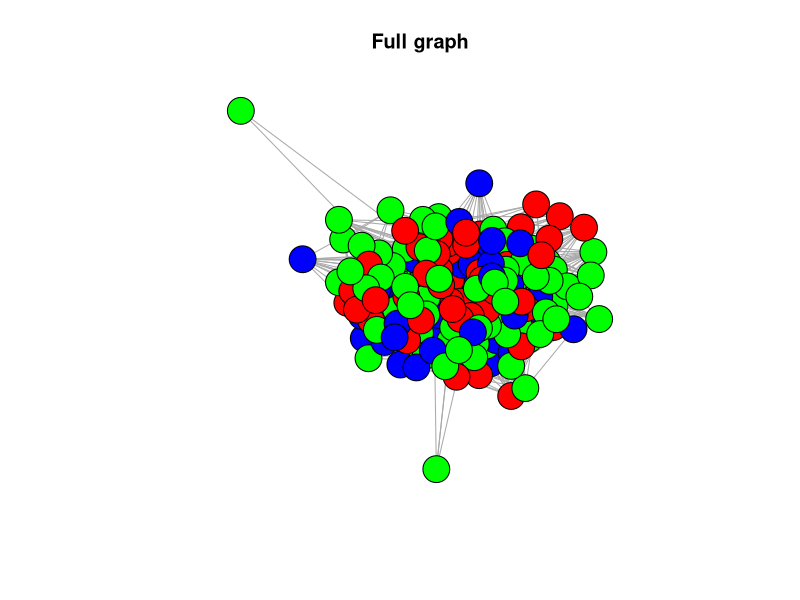
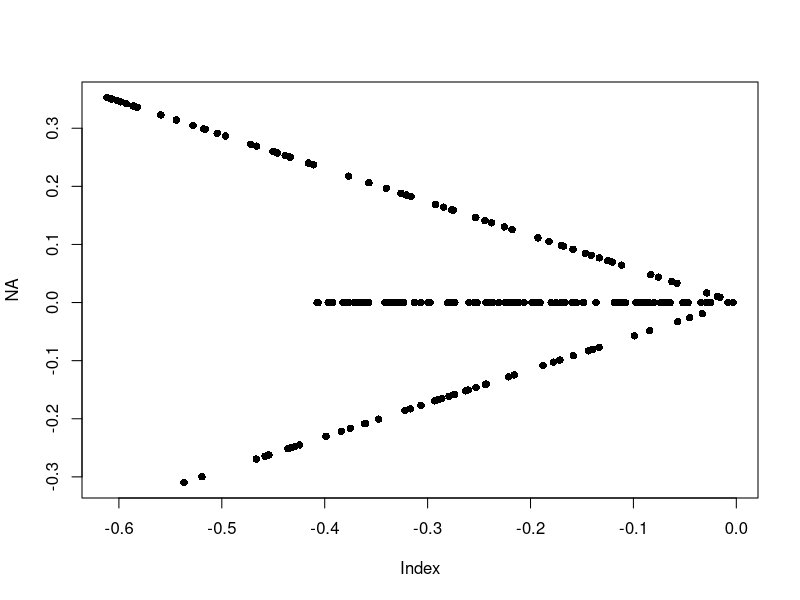

Write R code to recreate these figures, in order.
rm(list=ls())

decompose <- function(B, tol = 1e-6){
  eig <- eigen(B)
  eig_val <- sqrt(abs(eig$values))
  pos_idx <- which(eig$values >= tol)
  neg_idx <- which(eig$values <= -tol)

  lis <- list(positive = matrix(0, length(pos_idx), nrow(B)),
              negative = matrix(0, length(neg_idx), nrow(B)))

  for(i in 1:nrow(B)) {
    lis$positive[,i] <- eig_val[pos_idx] * eig$vectors[i,pos_idx]
    lis$negative[,i] <- eig_val[neg_idx] * eig$vectors[i,neg_idx]
  }

  lis
}

generate_latent <- function(res, proportion, n){
  lapply(1:n, function(x){
    idx <- sample(1:length(proportion), 1, prob = proportion)
    scalar <- runif(1, 0, 1)
    vec <- list(positive = scalar*res$positive[,idx], negative = scalar*res$negative[,idx],
                class = idx)
  })
}

inner_prod <- function(vec1, vec2){
  pos <- ifelse(length(vec1$positive) > 0, vec1$positive%*%vec2$positive, 0)
  neg <- ifelse(length(vec1$negative) > 0, vec1$negative%*%vec2$negative, 0)
  tmp <- as.numeric(sqrt(pos + neg))

  stopifnot(0 <= tmp, tmp <= 1)

  tmp
}

generate_graph <- function(dat){
  n <- length(dat)
  adj <- matrix(0, n, n)
  for(i in 1:(n-1)){
    for(j in (i+1):n){
      adj[i,j] <- rbinom(1, 1, inner_prod(dat[[i]], dat[[j]]))
      adj[j,i] <- adj[i,j]
    }
  }

  adj
}

##########
proportion <- c(0.3, 0.3, 0.4)
B <- matrix(c(1/4, 1/2, 1/4, 1/2, 1/4, 1/4, 1/4, 1/4, 1/6), 3, 3)
#B <- matrix(c(3/4, 1/4, 1/4, 1/4, 3/4, 1/4, 1/4, 1/4, 3/4), 3, 3)

set.seed(10)
res <- decompose(B)
dat <- generate_latent(res, proportion, 200)
adj <- generate_graph(dat)

library(igraph)
g <- igraph::graph_from_adjacency_matrix(adj, mode = "undirected")

set.seed(10)
l <- igraph::layout_nicely(g)
node_col <- sapply(dat, function(x){c("red","blue","green")[x$class]})

igraph::plot.igraph(g, layout = l, vertex.label = NA,
                    vertex.color = node_col, main = "Full graph")

xlim <- range(sapply(dat, function(x){x$positive}))
ylim <- range(sapply(dat, function(x){x$negative}))

plot(NA, xlim = xlim, ylim = ylim)
for(i in 1:length(dat)){
  points(dat[[i]]$positive, dat[[i]]$negative, pch = 16)
}
